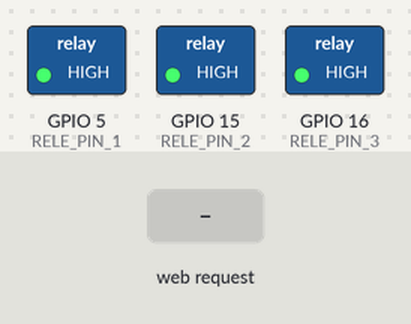
The sketch below on a simulated ESP32. On the bench: switched loads named in the sketch (green lamp = pin HIGH). Inputs (shaded band) come from the test bench. WiFi joins after 1.5 s; servers stay silent unless stated; what the sketch prints to the serial monitor is not drawn.

Above: at 3.8 s.
3.9 s: HTTP request GET /rele/5/on received
At 5.1 s:
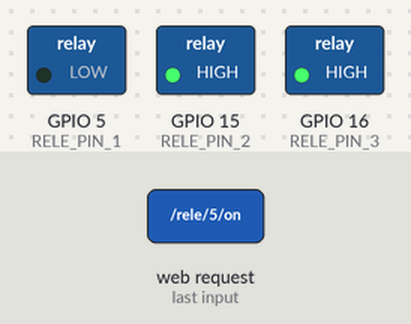
5.4 s: HTTP request GET /rele/15/on received
At 6.6 s:
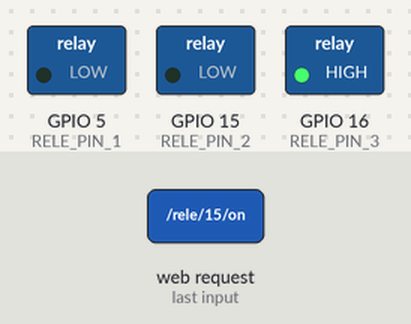
6.9 s: HTTP request GET /rele/5/off received
At 7.8 s:
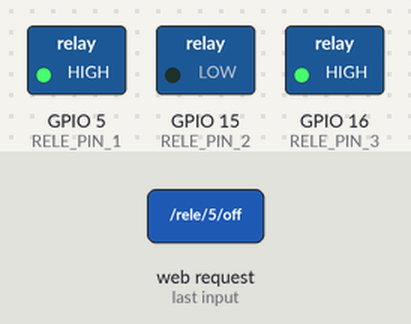
8.4 s: HTTP request GET /rele/16/on received
At 8.9 s:
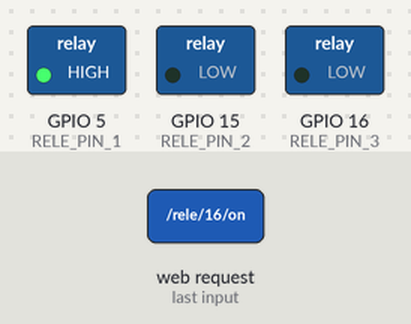
9.9 s: HTTP request GET /rele/15/off received
At 11.1 s:
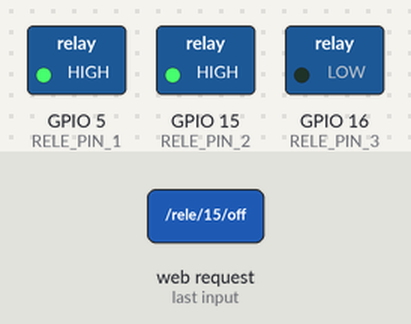
11.4 s: HTTP request GET /rele/5/on received
At 12.6 s:
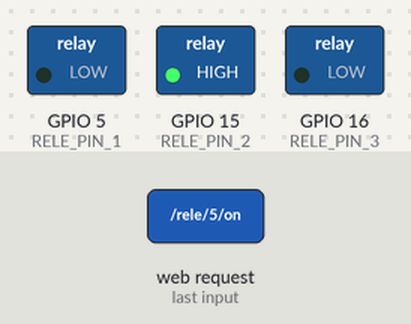
Timing chart, 0 to 13.9 s (numbered marks = the images above; inputs shaded):
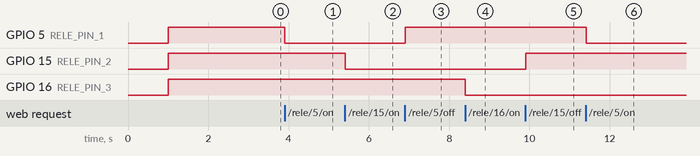

The sketch:

slave.ino
```cpp
// ==========================================
// CÓDIGO PARA EL SLAVE (ESP32 con 3 relés)
// Versión con mejoras anti-reinicio
// ==========================================
#include <WiFi.h>
#include <WebServer.h>

// Configuración WiFi
const char *ssid = "MEGACABLE-2.4G-9CAA";
const char *password = "bSYmEa7NHa";

// Pines donde tienes conectados los relés
#define RELE_PIN_1  5    // Sala
#define RELE_PIN_2  15   // Cocina
#define RELE_PIN_3  16   // Patio
#define SENSOR_PIN  34   // Sensor analogico o digital

WebServer server(80);

// Función segura para activar relés (con delay para evitar picos)
void activar_rele(int pin, const char* nombre) {
  digitalWrite(pin, LOW);
  delay(10);  // Pequeña pausa para estabilizar
  Serial.printf("Rele %s: ON (pin %d)\n", nombre, pin);
}

void desactivar_rele(int pin, const char* nombre) {
  digitalWrite(pin, HIGH);
  delay(10);
  Serial.printf("Rele %s: OFF (pin %d)\n", nombre, pin);
}

void setup() {
  Serial.begin(115200);
  delay(1000);
  Serial.println("\n=== INICIANDO SLAVE ===\n");

  // Configurar pines de relés como salida
  pinMode(RELE_PIN_1, OUTPUT);
  pinMode(RELE_PIN_2, OUTPUT);
  pinMode(RELE_PIN_3, OUTPUT);

  // Estado inicial: HIGH = rele desactivado
  digitalWrite(RELE_PIN_1, HIGH);
  digitalWrite(RELE_PIN_2, HIGH);
  digitalWrite(RELE_PIN_3, HIGH);

  // Esperar a que los pines se estabilicen
  delay(100);

  // Conectar a WiFi
  Serial.print("Conectando WiFi");
  WiFi.begin(ssid, password);
  int intentos = 0;
  while (WiFi.status() != WL_CONNECTED && intentos < 40) {
    delay(500);
    Serial.print(".");
    intentos++;
  }

  if (WiFi.status() == WL_CONNECTED) {
    Serial.println("\nWiFi Conectado!");
    Serial.print("IP del Slave: ");
    Serial.println(WiFi.localIP());
  } else {
    Serial.println("\nError: No se pudo conectar WiFi");
  }

  // ========== ENDPOINTS ==========

  // Rele 1 - Sala (pin 5)
  server.on("/rele/5/on", []() {
    activar_rele(RELE_PIN_1, "SALA");
    server.send(200, "application/json", "{\"estado\":\"ON\"}");
  });

  server.on("/rele/5/off", []() {
    desactivar_rele(RELE_PIN_1, "SALA");
    server.send(200, "application/json", "{\"estado\":\"OFF\"}");
  });

  // Rele 2 - Cocina (pin 15)
  server.on("/rele/15/on", []() {
    activar_rele(RELE_PIN_2, "COCINA");
    server.send(200, "application/json", "{\"estado\":\"ON\"}");
  });

  server.on("/rele/15/off", []() {
    desactivar_rele(RELE_PIN_2, "COCINA");
    server.send(200, "application/json", "{\"estado\":\"OFF\"}");
  });

  // Rele 3 - Patio (pin 16)
  server.on("/rele/16/on", []() {
    activar_rele(RELE_PIN_3, "PATIO");
    server.send(200, "application/json", "{\"estado\":\"ON\"}");
  });

  server.on("/rele/16/off", []() {
    desactivar_rele(RELE_PIN_3, "PATIO");
    server.send(200, "application/json", "{\"estado\":\"OFF\"}");
  });

  // Endpoint para leer sensor
  server.on("/sensor", []() {
    int valor = analogRead(SENSOR_PIN);
    server.send(200, "application/json", "{\"sensor\":" + String(valor) + "}");
  });

  // Endpoint raíz
  server.on("/", []() {
    server.send(200, "application/json", "{\"status\":\"ok\",\"ip\":\"" + WiFi.localIP().toString() + "\"}");
  });

  server.begin();
  Serial.println("Servidor HTTP iniciado");
  Serial.println("\n=== SLAVE LISTO ===");
}

void loop() {
  server.handleClient();
  delay(10);  // Delay pequeño pero suficiente
}
```

Measured:
- after the input at 3.9 s, GPIO 5 (RELE_PIN_1): HIGH → LOW at once
- after the input at 5.4 s, GPIO 15 (RELE_PIN_2): HIGH → LOW at once
- after the input at 6.9 s, GPIO 5 (RELE_PIN_1): LOW → HIGH at once
- after the input at 8.4 s, GPIO 16 (RELE_PIN_3): HIGH → LOW at once
- after the input at 9.9 s, GPIO 15 (RELE_PIN_2): LOW → HIGH at once
- after the input at 11.4 s, GPIO 5 (RELE_PIN_1): HIGH → LOW at once
